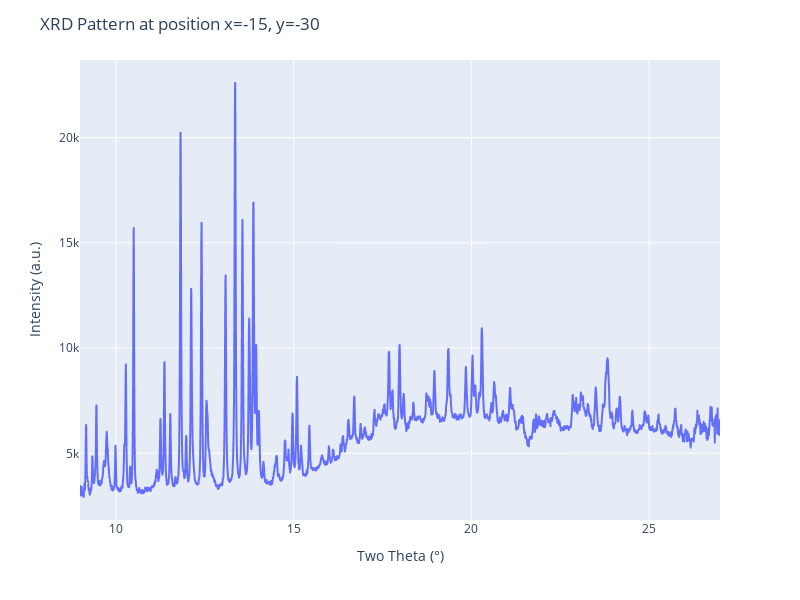

Notebook source saved alongside this figure:
### Markdown cell above
Before plotting, you need to select which dataset you want to plot as a function of another one, as an example :

### Code cell
# 1D pattern
import plotly.express as px

# Getting the angle and the intensity of the XRD pattern
angle = all_scans["XRD"]["angle"].sel(x=-15, y=-30)
intensity = all_scans["XRD"]["intensity"].sel(x=-15, y=-30)

fig = px.line(x=angle, y=intensity, width=800, height=600)
fig.update_layout(title="XRD Pattern at position x=-15, y=-30", xaxis_title="Two Theta (°)", yaxis_title="Intensity (a.u.)")

fig.show()

### Figure 1 — Plotly figure (JSON) as saved in the notebook; plotly's stock layout.template omitted (floating-point values rounded to 4 significant figures; data arrays with more than 128 entries replaced by an {"elided": "..."} marker saying what was removed)
{"data": [{"hovertemplate": "x=%{x}<br>y=%{y}<extra></extra>", "legendgroup": "", "line": {"color": "#636efa", "dash": "solid"}, "marker": {"symbol": "circle"}, "mode": "lines", "name": "", "showlegend": false, "type": "scattergl", "x": {"elided": "2986 float values"}, "xaxis": "x", "y": {"elided": "2986 float values"}, "yaxis": "y"}], "layout": {"height": 600, "legend": {"tracegroupgap": 0}, "margin": {"t": 60}, "title": {"text": "XRD Pattern at position x=-15, y=-30"}, "width": 800, "xaxis": {"anchor": "y", "domain": [0, 1], "title": {"text": "Two Theta (°)"}}, "yaxis": {"anchor": "x", "domain": [0, 1], "title": {"text": "Intensity (a.u.)"}}}}
